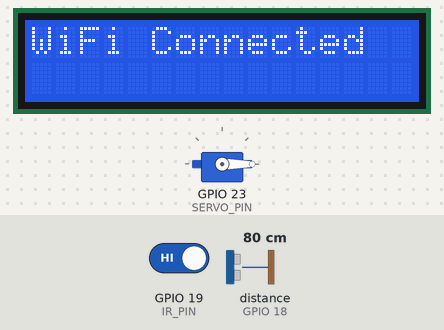
A sketch run on a simulated ESP32. On the bench: 16×2 character LCD, servo. Wiring (inferred from the names in the program): ultrasonic range finder: trigger GPIO 5; echo GPIO 18. The test bench sets the inputs (shaded band); at power-on: GPIO 19 (IR_PIN) HIGH, distance to the obstacle (sensor on GPIO 18) 80 cm. The echo pulse lasts 58.3 µs per cm; WiFi joins after 1.5 s; servers stay silent unless stated; what the sketch prints to the serial monitor is not drawn.

Above: at 1.7 s.
At 4.3 s:
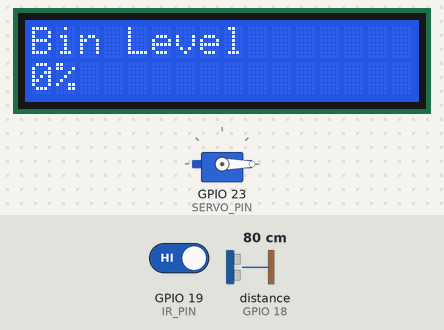
4.4 s: GPIO 19 (IR_PIN) driven LOW
At 6.8 s:
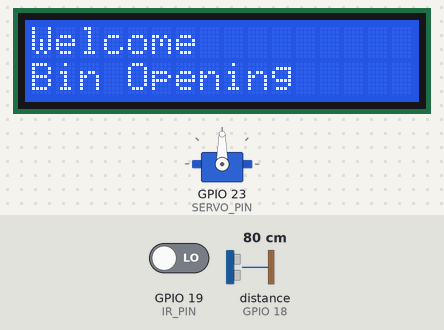
9.9 s: distance to the obstacle (sensor on GPIO 18) set to 11 cm
11.7 s: distance to the obstacle (sensor on GPIO 18) set to 8 cm
14.7 s: distance to the obstacle (sensor on GPIO 18) set to 18 cm
20.7 s: GPIO 19 (IR_PIN) driven HIGH
At 22.3 s:
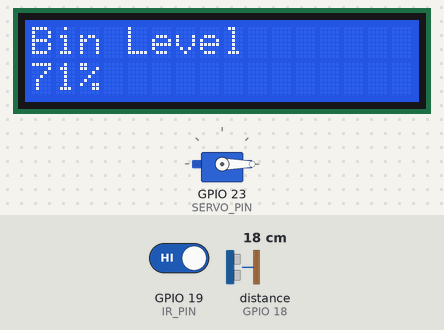
22.9 s: distance to the obstacle (sensor on GPIO 18) set to 2 cm
At 24.4 s:
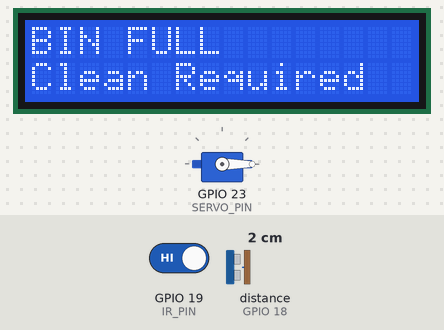
Timing chart, 0 to 25.5 s (numbered marks = the images above; inputs shaded):
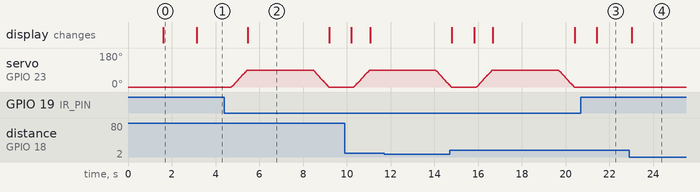

Measured:
- after the input at 4.4 s, servo on GPIO 23 (SERVO_PIN): rises from 0° to 90° in 0.72 s, then falls to 0° in 3.7 s; the display: changes after 1.1 s (image 2)
- after the input at 20.7 s, servo on GPIO 23 (SERVO_PIN): stays 0° (without the input it goes to 1° after 0.84 s)
- after the input at 22.9 s, the display: changes after 0.12 s (image 4)
- what the display in image 0 shows lasts 1.5 s, from 1.6 s to 3.1 s

The sketch:

SmartWasteManagement_Final.ino
```cpp
#include <WiFi.h>
#include <Firebase_ESP_Client.h>
#include <Wire.h>
#include <LiquidCrystal_I2C.h>
#include <ESP32Servo.h>

/* ================= WIFI ================= */

#define WIFI_SSID "YOUR_WIFI_NAME"
#define WIFI_PASSWORD "YOUR_WIFI_PASSWORD"

/* ================= FIREBASE ================= */

#define DATABASE_URL "YOUR_DATABASE_URL"
#define DATABASE_SECRET "YOUR_DATABASE_SECRET"

FirebaseData fbdo;
FirebaseAuth auth;
FirebaseConfig config;

/* ================= LCD ================= */

LiquidCrystal_I2C lcd(0x27, 16, 2);

/* ================= PINS ================= */

#define TRIG_PIN 5
#define ECHO_PIN 18
#define IR_PIN 19
#define SERVO_PIN 23

/* ================= SERVO ================= */

Servo lidServo;

const int SERVO_OPEN = 90;
const int SERVO_CLOSE = 0;

bool lidOpen = false;
unsigned long lidTimer = 0;

const unsigned long CLOSE_DELAY = 3000;

/* ================= BIN ================= */

const int BIN_DEPTH_CM = 40;
const int FULL_LEVEL_CM = 8;

/* ================= TIMERS ================= */

unsigned long firebaseTimer = 0;
unsigned long lcdTimer = 0;

/* ================= LCD CACHE ================= */

String lastLine1 = "";
String lastLine2 = "";

/* ===================================================== */

void lcdPrint(String l1, String l2)
{
  if (l1 == lastLine1 && l2 == lastLine2)
    return;

  lcd.clear();

  lcd.setCursor(0, 0);
  lcd.print(l1);

  lcd.setCursor(0, 1);
  lcd.print(l2);

  lastLine1 = l1;
  lastLine2 = l2;
}

/* ===================================================== */

long getDistanceCM()
{
  digitalWrite(TRIG_PIN, LOW);
  delayMicroseconds(2);

  digitalWrite(TRIG_PIN, HIGH);
  delayMicroseconds(10);

  digitalWrite(TRIG_PIN, LOW);

  long duration =
      pulseIn(ECHO_PIN, HIGH, 30000);

  if (duration == 0)
    return -1;

  return duration * 0.034 / 2;
}

/* ===================================================== */

bool humanDetected()
{
  static unsigned long detectStart = 0;

  if (digitalRead(IR_PIN) == LOW)
  {
    if (detectStart == 0)
      detectStart = millis();

    if (millis() - detectStart > 250)
      return true;
  }
  else
  {
    detectStart = 0;
  }

  return false;
}

/* ===================================================== */

void smoothServo(int startPos, int endPos)
{
  if (startPos < endPos)
  {
    for (int p = startPos; p <= endPos; p++)
    {
      lidServo.write(p);
      delay(8);
    }
  }
  else
  {
    for (int p = startPos; p >= endPos; p--)
    {
      lidServo.write(p);
      delay(8);
    }
  }
}

/* ===================================================== */

void connectWiFi()
{
  WiFi.begin(WIFI_SSID, WIFI_PASSWORD);

  lcdPrint("Connecting...", "WiFi");

  while (WiFi.status() != WL_CONNECTED)
  {
    delay(500);
    Serial.print(".");
  }

  Serial.println("WiFi Connected");

  lcdPrint("WiFi Connected", "");
  delay(1500);
}

/* ===================================================== */

void setup()
{
  Serial.begin(115200);

  pinMode(TRIG_PIN, OUTPUT);
  pinMode(ECHO_PIN, INPUT);

  pinMode(IR_PIN, INPUT);

  Wire.begin(21, 22);

  lcd.init();
  lcd.backlight();

  lidServo.setPeriodHertz(50);
  lidServo.attach(SERVO_PIN, 500, 2400);
  lidServo.write(SERVO_CLOSE);

  connectWiFi();

  config.database_url = DATABASE_URL;
  config.signer.tokens.legacy_token =
      DATABASE_SECRET;

  Firebase.begin(&config, &auth);
  Firebase.reconnectWiFi(true);

  lcdPrint("System Ready", "");
}

/* ===================================================== */

void loop()
{
  if (WiFi.status() != WL_CONNECTED)
  {
    connectWiFi();
  }

  long distance = getDistanceCM();

  if (distance < 0)
  {
    lcdPrint("Sensor Error", "");
    delay(500);
    return;
  }

  int fillPercent =
      map(distance,
          BIN_DEPTH_CM,
          FULL_LEVEL_CM,
          0,
          100);

  fillPercent =
      constrain(fillPercent, 0, 100);

  bool fullBin =
      distance <= FULL_LEVEL_CM;

  /* ================= OPEN ================= */

  if (humanDetected() &&
      !lidOpen &&
      !fullBin)
  {
    smoothServo(
        SERVO_CLOSE,
        SERVO_OPEN);

    lidOpen = true;
    lidTimer = millis();

    lcdPrint("Welcome", "Bin Opening");
  }

  /* ================= CLOSE ================= */

  if (lidOpen &&
      millis() - lidTimer >
          CLOSE_DELAY)
  {
    smoothServo(
        SERVO_OPEN,
        SERVO_CLOSE);

    lidOpen = false;

    lcdPrint("Thank You", "Bin Closed");

    delay(1000);
  }

  /* ================= DISPLAY ================= */

  if (!lidOpen)
  {
    if (fullBin)
    {
      lcdPrint(
          "BIN FULL",
          "Clean Required");
    }
    else
    {
      lcdPrint(
          "Bin Level",
          String(fillPercent) + "%");
    }
  }

  /* ================= FIREBASE ================= */

  if (millis() - firebaseTimer >
      5000)
  {
    firebaseTimer = millis();

    Firebase.RTDB.setInt(
        &fbdo,
        "/bin/distance_cm",
        distance);

    Firebase.RTDB.setInt(
        &fbdo,
        "/bin/fill_percent",
        fillPercent);

    Firebase.RTDB.setString(
        &fbdo,
        "/bin/status",
        fullBin
            ? "FULL"
            : lidOpen
                  ? "OPEN"
                  : "IDLE");

    Serial.println("Firebase Updated");
  }

  delay(100);
}
```
